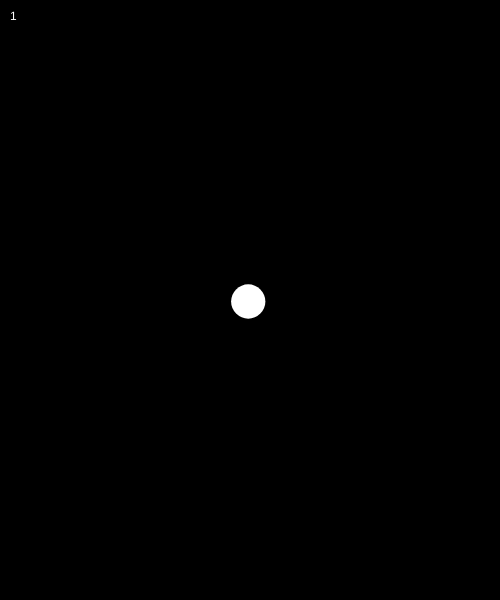
Frame 1 (no input)
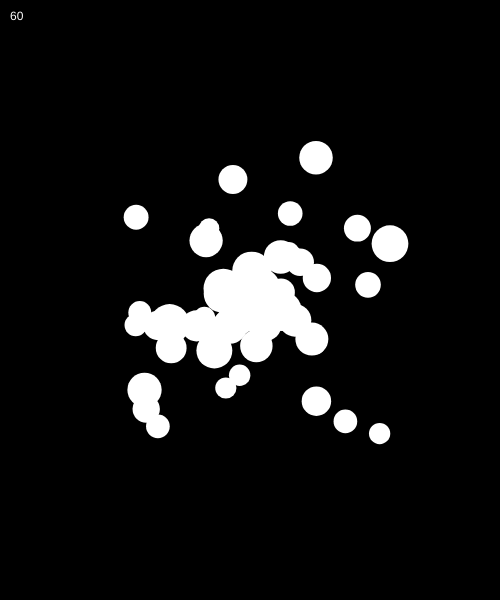
Frame 60 (no input)
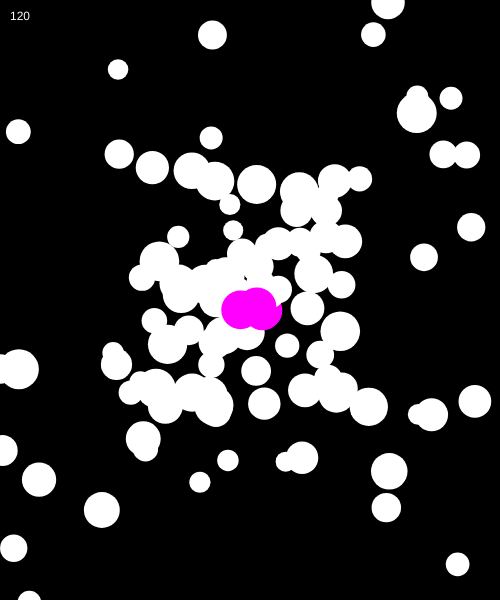
Frame 120 (the mouse pressed at the canvas centre since frame 60)

The p5.js sketch that drew these frames (run headless with seeded random() and noise() and a simulated clock; from frame 60 on, the mouse is pressed at the canvas centre):

// p5.js sketch
// ── sketch.js
// IMA | NYU Shanghai
// MOQN
// Oct 5 2019


let buttons = [];

function setup() {
  createCanvas(500, 600);
  background(0);
}

function draw() {
  background(0);

  buttons.push( new Button(width/2, height/2, random(10, 20)) );

  for (let b of buttons) {
    b.move();
    b.check(mouseX, mouseY);
    b.display();
  }

  while (buttons.length > 300) {
    buttons.splice(0, 1);
  }

  fill(255);
  text(buttons.length, 10, 20);
}



class Button {
  constructor(x, y, rad) {
    this.x = x;
    this.y = y;
    this.xSpd = random(-3, 3);
    this.ySpd = random(-3, 3);
    this.rad = rad;
    this.color = color(255);
  }
  check(x, y) {
    let distance = dist(this.x, this.y, x, y);
    if (distance < this.rad) {
      // in
      this.color = color(0, 255, 150);
      if (mouseIsPressed) {
        this.color = color(255, 0, 255);
      }
    } else {
      // out
      this.color = color(255);
    }
  }
  move() {
    this.x += this.xSpd;
    this.y += this.ySpd;
  }
  display() {
    push();
    noStroke();
    fill(this.color);
    ellipse(this.x, this.y, this.rad*2, this.rad*2);
    pop();
  }
}
